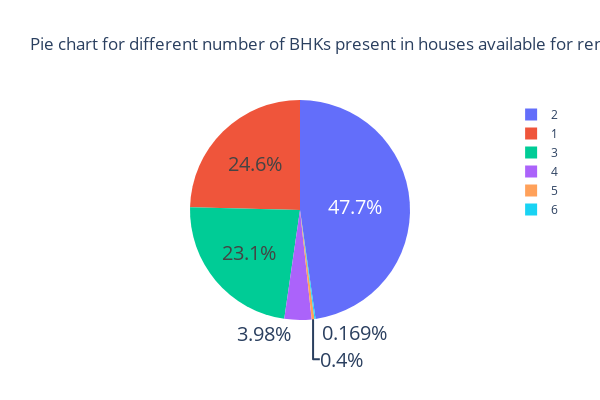

Notebook source saved alongside this figure:
### Code cell
fig_pie = px.pie(df, names='BHK', height = 400, width = 600,title='Pie chart for different number of BHKs present in houses available for rent')
fig_pie.update_traces(textfont_size=20)
fig_pie.show()

### Figure 1 — Plotly figure (JSON) as saved in the notebook; plotly's stock layout.template omitted (floating-point values rounded to 4 significant figures; data arrays with more than 128 entries replaced by an {"elided": "..."} marker saying what was removed)
{"data": [{"domain": {"x": [0, 1], "y": [0, 1]}, "hovertemplate": "BHK=%{label}<extra></extra>", "labels": {"elided": "4745 int values"}, "legendgroup": "", "name": "", "showlegend": true, "textfont": {"size": 20}, "type": "pie"}], "layout": {"height": 400, "legend": {"tracegroupgap": 0}, "title": {"text": "Pie chart for different number of BHKs present in houses available for rent"}, "width": 600}}
